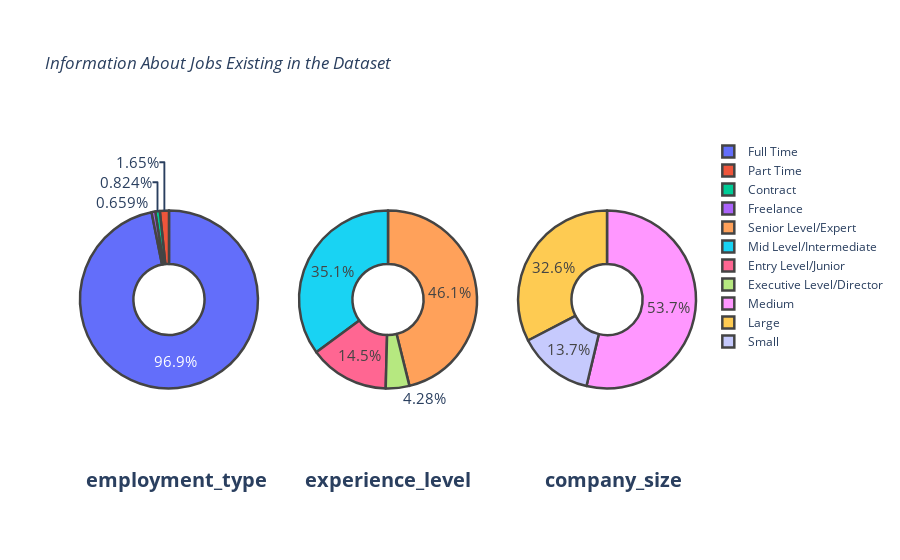

The code cell stored with this chart in its notebook:
### Markdown cell above
# Applying EDA

### Code cell
#Level Of Experience And Types Of Employes and Working Where 
annotations = []
x_positions = [0.007, 0.50, 0.98]

fig = make_subplots(rows=1, cols=3, specs=[[{'type':'domain'}, {'type':'domain'}, {'type':'domain'}]],)
                    #subplot_titles=["<b>Employment Type</b>","<b>Experience Level</b>", "<b>Company Size</b>"])

for i, col in enumerate(["employment_type", "experience_level", "company_size"]):
    fig.add_trace(go.Pie(labels=data[col].value_counts().index,
                         values=data[col].value_counts().values,
                         marker=dict(line=dict(width=2.5)), textfont_size=15,
                         hole=.40, hovertemplate="%{label}: %{value}<extra></extra>"), 1, i+1)
    annotations.append(dict(text=f'<b>{col}</b>', x=x_positions[i], y=-0.1, font_size=20, showarrow=False))

fig.update_layout(title=f"<i>Information About Jobs Existing in the Dataset</i>", annotations=annotations)
fig.show()

### Figure 1 — Plotly figure (JSON) as saved in the notebook; plotly's stock layout.template omitted (floating-point values rounded to 4 significant figures)
{"data": [{"domain": {"x": [0, 0.2889], "y": [0, 1]}, "hole": 0.4, "hovertemplate": "%{label}: %{value}<extra></extra>", "labels": ["Full Time", "Part Time", "Contract", "Freelance"], "marker": {"line": {"width": 2.5}}, "textfont": {"size": 15}, "type": "pie", "values": [588, 10, 5, 4]}, {"domain": {"x": [0.3556, 0.6444], "y": [0, 1]}, "hole": 0.4, "hovertemplate": "%{label}: %{value}<extra></extra>", "labels": ["Senior Level/Expert", "Mid Level/Intermediate", "Entry Level/Junior", "Executive Level/Director"], "marker": {"line": {"width": 2.5}}, "textfont": {"size": 15}, "type": "pie", "values": [280, 213, 88, 26]}, {"domain": {"x": [0.7111, 1], "y": [0, 1]}, "hole": 0.4, "hovertemplate": "%{label}: %{value}<extra></extra>", "labels": ["Medium", "Large", "Small"], "marker": {"line": {"width": 2.5}}, "textfont": {"size": 15}, "type": "pie", "values": [326, 198, 83]}], "layout": {"annotations": [{"font": {"size": 20}, "showarrow": false, "text": "<b>employment_type</b>", "x": 0.007, "y": -0.1}, {"font": {"size": 20}, "showarrow": false, "text": "<b>experience_level</b>", "x": 0.5, "y": -0.1}, {"font": {"size": 20}, "showarrow": false, "text": "<b>company_size</b>", "x": 0.98, "y": -0.1}], "autosize": true, "title": {"text": "<i>Information About Jobs Existing in the Dataset</i>"}}}
